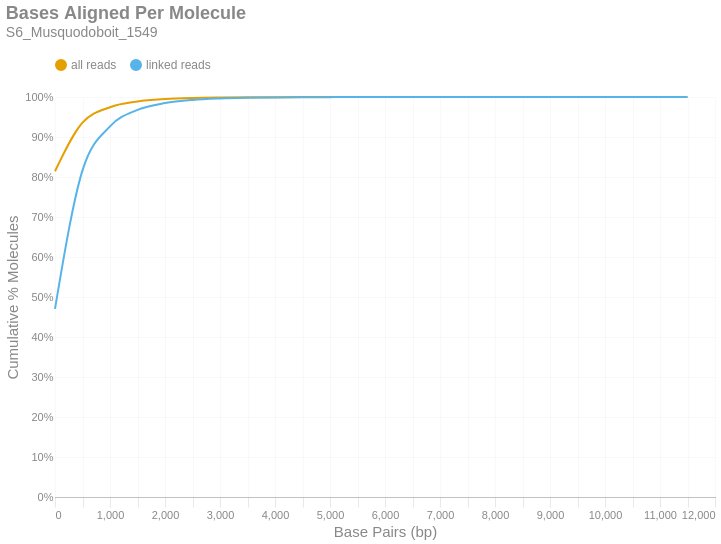

Source (notebook cell):
### Markdown cell above
### Bases Aligned Per Molecule
This is a cumulative frequency distribution showing the number of base pairs aligned per unique molecule. These data are shown in 500 bp bins. There are two distributions: one with `all reads` (yellow) and another with only `linked reads` (blue). The percent of molecules in the `linked reads` distribution is relative to the total number of linked molecules.

### Code cell
if SKIPLR:
    print_html(f"Skipped")
else:
    binned_df = consolidated_hist(valids['aligned_bp'], mask, 500, True)
    with SafeRender(binned_df):
        (
            density_plot(binned_df, 'Bases Aligned Per Molecule', samplename, 'basesper')
            .encode(
                x=alt.X('bin:Q', title="Base Pairs (bp)").axis(tickMinStep=500).scale(padding=0),
                y=alt.Y('value:Q', title='Cumulative % Molecules')
                    .axis(format='%')
                    .scale(domain = [0,1])
                    .stack(False),
                color=alt.Color("key:N").scale(domain = ["all reads", "linked reads"]),
                tooltip = [
                    alt.Tooltip("key:N", title = "Data Type"),
                    alt.Tooltip("range_label:N", title="Bases Aligned Per Molecule"),
                    alt.Tooltip("value:Q", format = ".2%", title="% Molecules (Cum.)")
                ]
            )
        ).display()

### Figure 1 — Vega-Lite specification as saved in the notebook (floating-point values rounded to 4 significant figures)
{"width": "container", "height": 400, "config": {"title": {"anchor": "start", "dy": -15, "fontSize": 18, "color": "#888888", "subtitleColor": "#888888", "subtitleFontSize": 14}, "arc": {"fill": "#0072B2"}, "axis": {"domainColor": "#888888", "domainWidth": 0.5, "gridWidth": 0.2, "grid": false, "titleFontWeight": 400, "titleFontSize": 15, "labelFontSize": 11, "labelColor": "#888888", "tickColor": "#888888", "tickWidth": 0.2, "titleColor": "#888888"}, "axisBand": {"grid": false}, "axisX": {"grid": true, "tickSize": 10, "domainCap": "round"}, "axisY": {"domain": false, "grid": true, "tickSize": 0, "domainCap": "round"}, "background": "transparent", "header": {"labelFontSize": 15, "labelColor": "#888888", "titleFontSize": 15, "titleFontWeight": 600, "titleColor": "#888888"}, "legend": {"labelFont": "sans-serif", "labelFontSize": 12, "labelColor": "#888888", "symbolSize": 100, "symbolType": "circle", "titleFontSize": 12, "titlePadding": 10, "titleColor": "#888888", "title": null, "orient": "top"}, "range": {"category": ["#E69F00", "#56B4E9", "#009E73", "#F0E442", "#0072B2", "#D55E00", "#CC79A7", "#000000"], "diverging": ["#cfe8f3", "#a2d4ec", "#73bfe2", "#46abdb", "#1696d2", "#12719e"]}, "area": {"fill": "#0072B2", "fillOpacity": 0.7, "line": true, "strokeOpacity": 0.7}, "line": {"color": "#0072B2", "stroke": "#0072B2", "strokeWidth": 2}, "trail": {"color": "#0072B2", "stroke": "#0072B2", "strokeWidth": 0, "size": 1}, "point": {"filled": true, "fillOpacity": 1.0, "size": 95}, "text": {"color": "#888888", "fontSize": 11, "align": "right", "fontWeight": 400, "size": 11}, "bar": {"fill": "#0072B2", "stroke": null}, "view": {"stroke": null, "continuousWidth": 660, "continuousHeight": 400}}, "data": {"name": "data-28d91308c80eb777174078b008a627b2"}, "mark": {"type": "line", "interpolate": "monotone", "point": {"opacity": 0, "size": 275}}, "encoding": {"color": {"field": "key", "scale": {"domain": ["all reads", "linked reads"]}, "type": "nominal"}, "tooltip": [{"field": "key", "title": "Data Type", "type": "nominal"}, {"field": "range_label", "title": "Bases Aligned Per Molecule", "type": "nominal"}, {"field": "value", "format": ".2%", "title": "% Molecules (Cum.)", "type": "quantitative"}], "x": {"axis": {"tickMinStep": 500}, "field": "bin", "scale": {"padding": 0}, "title": "Base Pairs (bp)", "type": "quantitative"}, "y": {"axis": {"format": "%"}, "field": "value", "scale": {"domain": [0, 1]}, "stack": false, "title": "Cumulative % Molecules", "type": "quantitative"}}, "params": [{"name": "param_c36ac31b6afebe62", "select": {"type": "point", "fields": ["key"]}, "bind": "legend"}], "title": {"text": "Bases Aligned Per Molecule", "subtitle": "S6_Musquodoboit_1549"}, "transform": [{"fold": ["all reads (cumsum)", "linked reads (cumsum)"]}, {"calculate": "replace(datum.key, ' (cumsum)', '')", "as": "key"}, {"filter": {"param": "param_c36ac31b6afebe62"}}], "usermeta": {"embedOptions": {"downloadFileName": "S6_Musquodoboit_1549.basesper"}}, "$schema": "https://vega.github.io/schema/vega-lite/v6.1.0.json", "datasets": {"data-28d91308c80eb777174078b008a627b2": [{"bin": "0.0", "interval": "0.0-500.0", "all reads": 0.8143, "linked reads": 0.4705, "all reads (cumsum)": 0.8143, "linked reads (cumsum)": 0.4705, "range_label": "0-499"}, {"bin": "500.0", "interval": "500.0-1000.0", "all reads": 0.1215, "linked reads": 0.346, "all reads (cumsum)": 0.9358, "linked reads (cumsum)": 0.8165, "range_label": "500-999"}, {"bin": "1000.0", "interval": "1000.0-1500.0", "all reads": 0.03857, "linked reads": 0.1102, "all reads (cumsum)": 0.9743, "linked reads (cumsum)": 0.9267, "range_label": "1000-1499"}, {"bin": "1500.0", "interval": "1500.0-2000.0", "all reads": 0.01441, "linked reads": 0.04116, "all reads (cumsum)": 0.9887, "linked reads (cumsum)": 0.9678, "range_label": "1500-1999"}, {"bin": "2000.0", "interval": "2000.0-2500.0", "all reads": 0.00596, "linked reads": 0.01702, "all reads (cumsum)": 0.9947, "linked reads (cumsum)": 0.9849, "range_label": "2000-2499"}, {"bin": "2500.0", "interval": "2500.0-3000.0", "all reads": 0.002732, "linked reads": 0.007804, "all reads (cumsum)": 0.9974, "linked reads (cumsum)": 0.9927, "range_label": "2500-2999"}, {"bin": "3000.0", "interval": "3000.0-3500.0", "all reads": 0.001264, "linked reads": 0.00361, "all reads (cumsum)": 0.9987, "linked reads (cumsum)": 0.9963, "range_label": "3000-3499"}, {"bin": "3500.0", "interval": "3500.0-4000.0", "all reads": 0.0006279, "linked reads": 0.001794, "all reads (cumsum)": 0.9993, "linked reads (cumsum)": 0.9981, "range_label": "3500-3999"}, {"bin": "4000.0", "interval": "4000.0-4500.0", "all reads": 0.0003078, "linked reads": 0.0008793, "all reads (cumsum)": 0.9996, "linked reads (cumsum)": 0.999, "range_label": "4000-4499"}, {"bin": "4500.0", "interval": "4500.0-5000.0", "all reads": 0.0001668, "linked reads": 0.0004766, "all reads (cumsum)": 0.9998, "linked reads (cumsum)": 0.9994, "range_label": "4500-4999"}, {"bin": "5000.0", "interval": "5000.0-5500.0", "all reads": 8.691e-05, "linked reads": 0.0002482, "all reads (cumsum)": 0.9999, "linked reads (cumsum)": 0.9997, "range_label": "5000-5499"}, {"bin": "5500.0", "interval": "5500.0-6000.0", "all reads": 4.932e-05, "linked reads": 0.0001409, "all reads (cumsum)": 0.9999, "linked reads (cumsum)": 0.9998, "range_label": "5500-5999"}, {"bin": "6000.0", "interval": "6000.0-6500.0", "all reads": 2.568e-05, "linked reads": 7.336e-05, "all reads (cumsum)": 1.0, "linked reads (cumsum)": 0.9999, "range_label": "6000-6499"}, {"bin": "6500.0", "interval": "6500.0-7000.0", "all reads": 1.378e-05, "linked reads": 3.935e-05, "all reads (cumsum)": 1.0, "linked reads (cumsum)": 0.9999, "range_label": "6500-6999"}, {"bin": "7000.0", "interval": "7000.0-7500.0", "all reads": 9.014e-06, "linked reads": 2.575e-05, "all reads (cumsum)": 1.0, "linked reads (cumsum)": 1.0, "range_label": "7000-7499"}, {"bin": "7500.0", "interval": "7500.0-8000.0", "all reads": 5.783e-06, "linked reads": 1.652e-05, "all reads (cumsum)": 1.0, "linked reads (cumsum)": 1.0, "range_label": "7500-7999"}, {"bin": "8000.0", "interval": "8000.0-8500.0", "all reads": 3.572e-06, "linked reads": 1.02e-05, "all reads (cumsum)": 1.0, "linked reads (cumsum)": 1.0, "range_label": "8000-8499"}, {"bin": "8500.0", "interval": "8500.0-9000.0", "all reads": 1.701e-06, "linked reads": 4.858e-06, "all reads (cumsum)": 1.0, "linked reads (cumsum)": 1.0, "range_label": "8500-8999"}, {"bin": "9000.0", "interval": "9000.0-9500.0", "all reads": 1.191e-06, "linked reads": 3.401e-06, "all reads (cumsum)": 1.0, "linked reads (cumsum)": 1.0, "range_label": "9000-9499"}, {"bin": "9500.0", "interval": "9500.0-10000.0", "all reads": 1.701e-07, "linked reads": 4.858e-07, "all reads (cumsum)": 1.0, "linked reads (cumsum)": 1.0, "range_label": "9500-9999"}, {"bin": "10000.0", "interval": "10000.0-10500.0", "all reads": 3.402e-07, "linked reads": 9.716e-07, "all reads (cumsum)": 1.0, "linked reads (cumsum)": 1.0, "range_label": "10000-10499"}, {"bin": "10500.0", "interval": "10500.0-11000.0", "all reads": 1.701e-07, "linked reads": 4.858e-07, "all reads (cumsum)": 1.0, "linked reads (cumsum)": 1.0, "range_label": "10500-10999"}, {"bin": "11000.0", "interval": "11000.0-11500.0", "all reads": 1.701e-07, "linked reads": 4.858e-07, "all reads (cumsum)": 1.0, "linked reads (cumsum)": 1.0, "range_label": "11000-11499"}, {"bin": "11500.0", "interval": "11500.0-12000.0", "all reads": 1.701e-07, "linked reads": 4.858e-07, "all reads (cumsum)": 1.0, "linked reads (cumsum)": 1.0, "range_label": "11500-11999"}]}}
